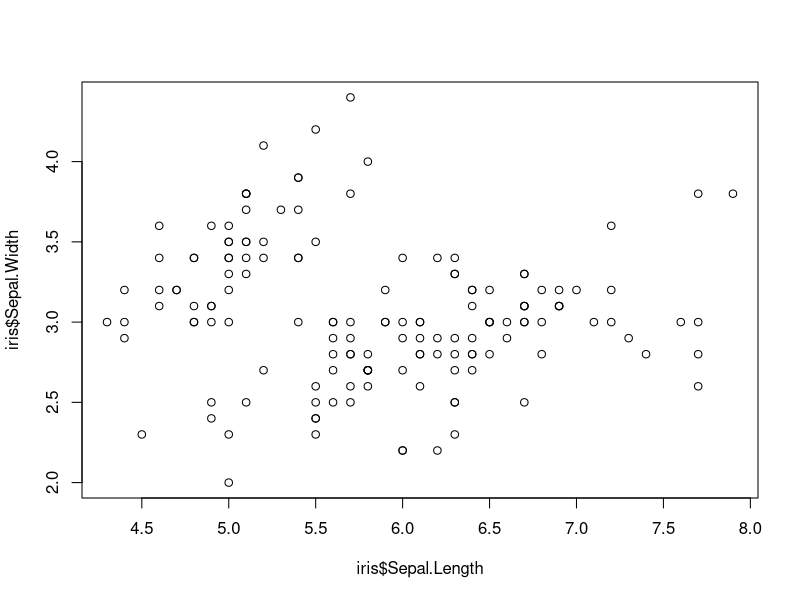
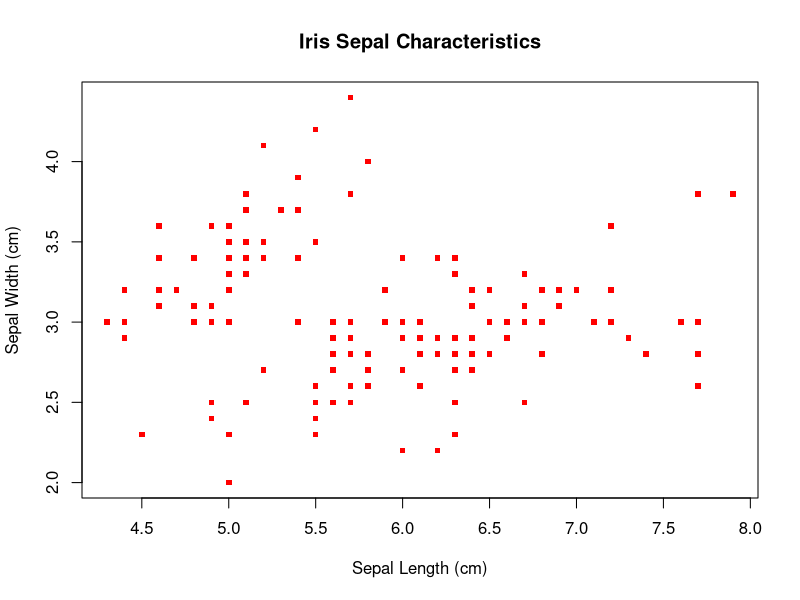
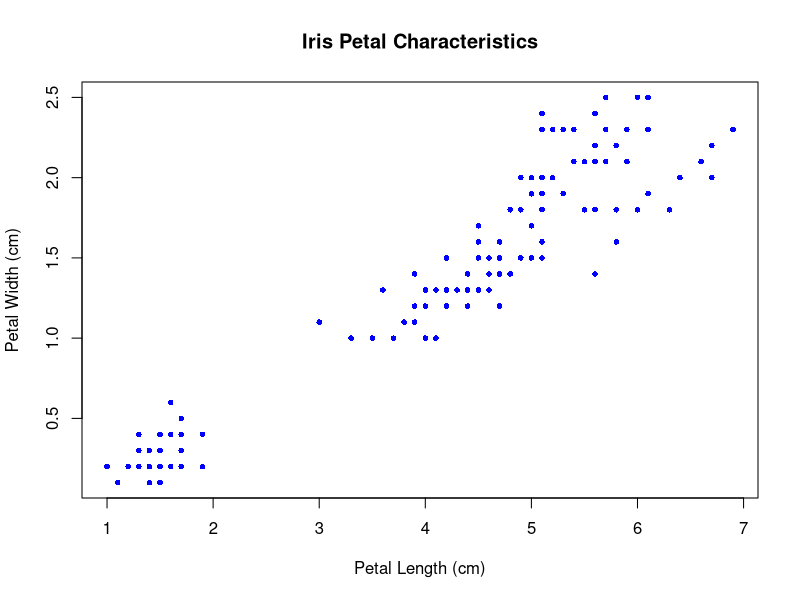
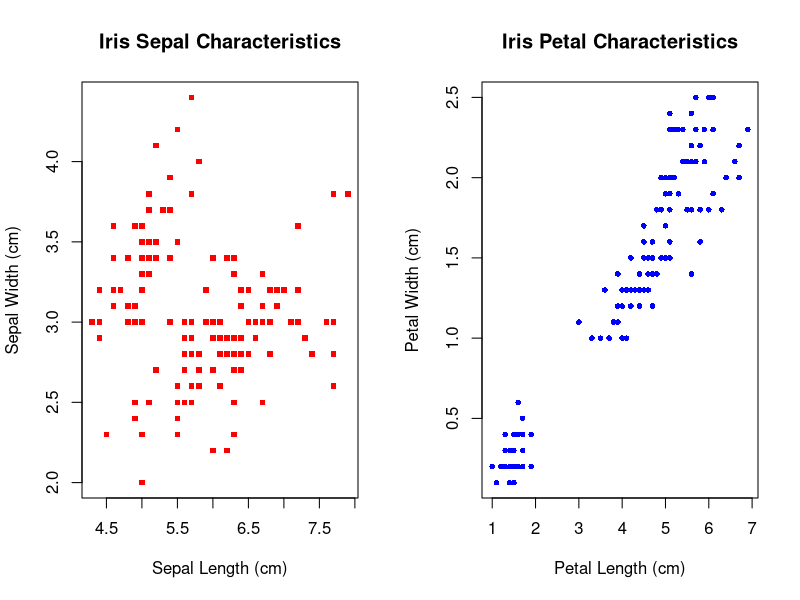
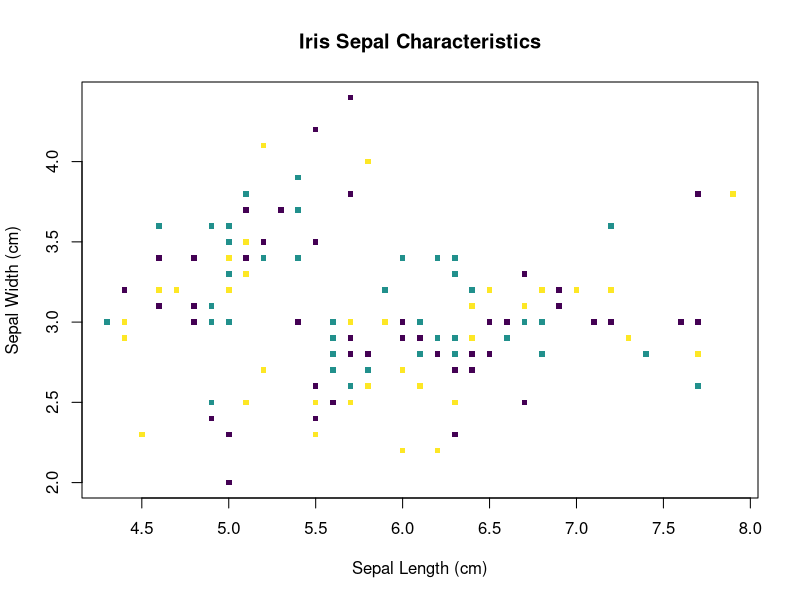
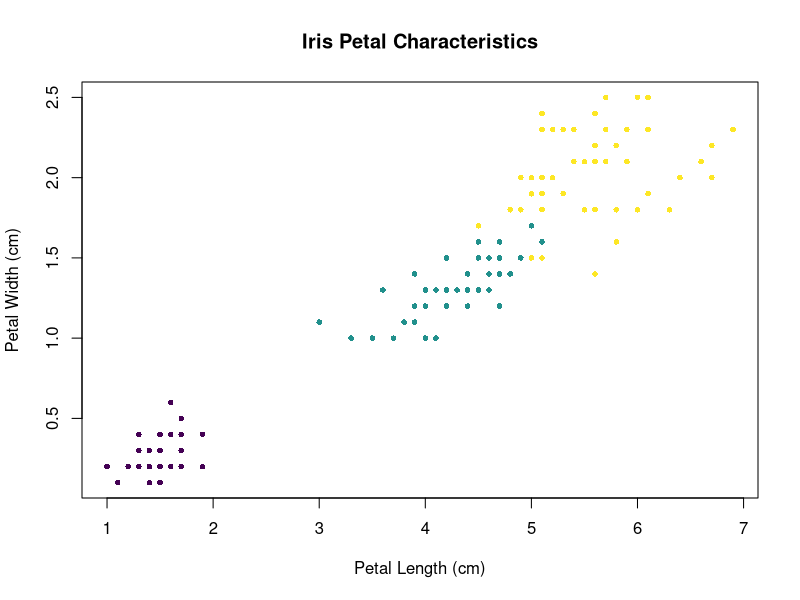

R code for these plots, in order:
##### SETUP #####
getwd()
library(datasets)
library(viridis)

##### DATA #####
# explore data
data("iris")
class(iris)
dim(iris)
head(iris)

# subset of dataframe
table(iris$Species)
table(iris[,5])
table(iris[,"Species"])

#### PLOTTING ####
# relationship between sepal length and sepal width
plot(iris$Sepal.Length, iris$Sepal.Width)
# R is 1 based
png("iris_sepal.png", width = 520, height = 520)
plot(iris[,c(1,2)], pch = 15, cex = 0.75, col = "red", xlab = "Sepal Length (cm)", ylab = "Sepal Width (cm)", main = "Iris Sepal Characteristics")

# ctrl shift c to comment out
# dev.off()

plot(iris$Petal.Length, iris$Petal.Width, pch = 16, cex = 0.75, col = "blue", xlab = "Petal Length (cm)", ylab = "Petal Width (cm)", main = "Iris Petal Characteristics")

# side by side plot
par(mfrow = c(1,2))
plot(iris[,c(1,2)], pch = 15, cex = 0.75, col = "red", xlab = "Sepal Length (cm)", ylab = "Sepal Width (cm)", main = "Iris Sepal Characteristics")
plot(iris$Petal.Length, iris$Petal.Width, pch = 16, cex = 0.75, col = "blue", xlab = "Petal Length (cm)", ylab = "Petal Width (cm)", main = "Iris Petal Characteristics")

# color by species
col.species.unique <- viridis::viridis(3)
col.species <- col.species.unique[as.factor(iris$Species)]


par(mfrow = c(1,1))
plot(iris[,c(1,2)], pch = 15, cex = 0.75, col = col.species.unique, xlab = "Sepal Length (cm)", ylab = "Sepal Width (cm)", main = "Iris Sepal Characteristics")
plot(iris$Petal.Length, iris$Petal.Width, pch = 16, cex = 0.75, col = col.species, xlab = "Petal Length (cm)", ylab = "Petal Width (cm)", main = "Iris Petal Characteristics")



# head(as.factor(iris$Species))
# head(as.numeric(as.factor(iris$Species)))